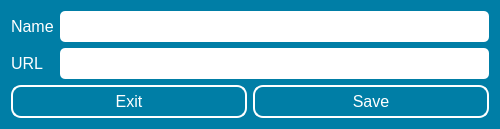
<?xml version="1.0" encoding="UTF-8"?>
<ui version="4.0">
 <class>add_url_window</class>
 <widget class="QDialog" name="add_url_window">
  <property name="geometry">
   <rect>
    <x>0</x>
    <y>0</y>
    <width>500</width>
    <height>129</height>
   </rect>
  </property>
  <property name="minimumSize">
   <size>
    <width>300</width>
    <height>0</height>
   </size>
  </property>
  <property name="maximumSize">
   <size>
    <width>16777215</width>
    <height>129</height>
   </size>
  </property>
  <property name="windowTitle">
   <string>Dialog</string>
  </property>
  <property name="styleSheet">
   <string notr="true">QDialog {
	background-color: #007EA6;
}

QLabel {
	color: white;
	font-size: 16px;
}

QPushButton {
	color: white;
	border: 2px solid white;
	border-radius: 10px;
	padding: 5px;
	font-size: 16px;
}

QPushButton:pressed {
	color: #007EA6;
	background-color: white;
}

QLineEdit {
	font-size: 16px;
	padding: 5px;
	border-radius: 5px;
}</string>
  </property>
  <layout class="QVBoxLayout" name="verticalLayout">
   <item>
    <layout class="QGridLayout" name="grid_add_url">
     <item row="0" column="0">
      <widget class="QLabel" name="lbl_name">
       <property name="text">
        <string>Name</string>
       </property>
      </widget>
     </item>
     <item row="1" column="0">
      <widget class="QLabel" name="lbl_url">
       <property name="text">
        <string>URL</string>
       </property>
      </widget>
     </item>
     <item row="0" column="1">
      <widget class="QLineEdit" name="lnedit_name"/>
     </item>
     <item row="1" column="1">
      <widget class="QLineEdit" name="lnedit_url"/>
     </item>
    </layout>
   </item>
   <item>
    <layout class="QHBoxLayout" name="hbox_button_container">
     <item>
      <widget class="QPushButton" name="btn_discard">
       <property name="text">
        <string>Exit</string>
       </property>
      </widget>
     </item>
     <item>
      <widget class="QPushButton" name="btn_save">
       <property name="text">
        <string>Save</string>
       </property>
      </widget>
     </item>
    </layout>
   </item>
  </layout>
 </widget>
 <resources/>
 <connections/>
</ui>
